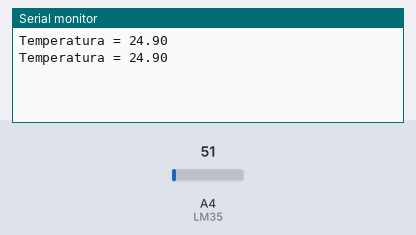
This sketch was run on a simulated Arduino Uno, built with avr-gcc and run on an emulated ATmega328P. Parts: the last lines printed to the serial monitor. The test bench sets the inputs (shaded band); at power-on: A4 (LM35) = 51.

Above: at 1.8 s.
1.9 s: A4 (LM35) set to 61
At 2.8 s:
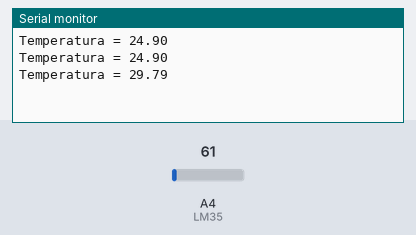
3.4 s: A4 (LM35) set to 71
At 4.8 s:
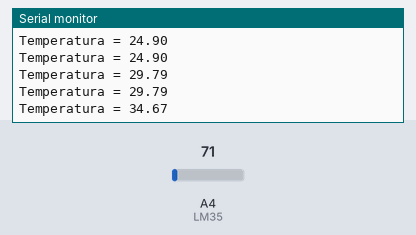
Timing chart, 0 to 6.4 s (numbered marks = the images above; inputs shaded):
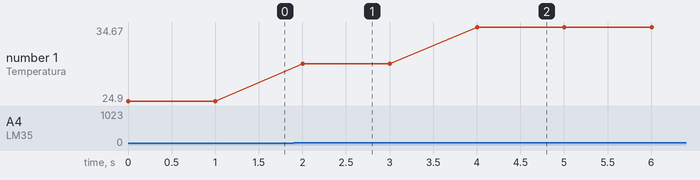

The sketch:

zad9Lab4.ino
```cpp
#define LM35 A4


int val = 0;

float temp = 0;


void setup() {

 Serial.begin(9600);

}


void loop() {

 val = analogRead(LM35);

 // odczytujemy wartość z portu analogowego A4 (J4) z czujnika analogowego temperatury LM35

 temp = ((val * 5.0) / 1024.0) * 100;

/* przeliczenie odczytanej wartości na napięcie w woltach (dla podłączenia pod 5 V) * 100 */


 Serial.print("Temperatura = ");

 Serial.println(temp); // wyświetlamy wartość na serial monitorze

 delay(1000);

}
```

Measured:
- after the input at 1.9 s, the serial monitor: prints a new line after 0.10 s (image 1)
- after the input at 3.4 s, the serial monitor: prints a new line after 0.60 s (image 2)
- plotted number 1: 24.9 → 29.79 after the input at 1.9 s, 29.79 → 34.67 after the input at 3.4 s
